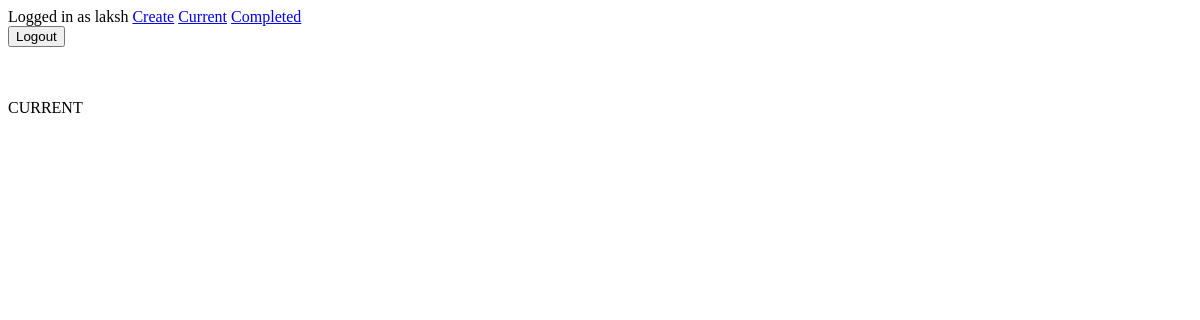
Before: /current/ (signed in) with the older database file.
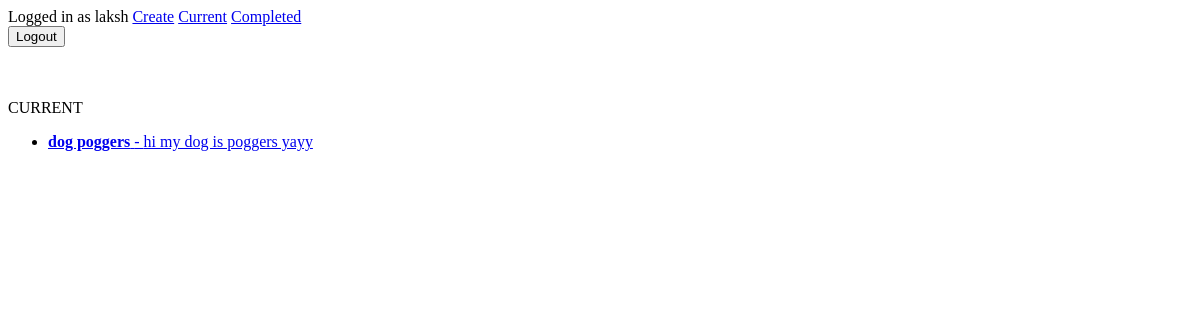
After: the same page with the newer database file.
### todo/models.py (models this page shows, shortened)
class Todo(models.Model):
	title = models.CharField(max_length= 100)
	memeo = models.TextField(blank= True)
	created = models.DateTimeField(auto_now_add = True)
	datecompleted =models.DateTimeField(null = True, blank = True)
	important = models.BooleanField(default=False)
	user = models.ForeignKey(User, on_delete= models.CASCADE)

### todo/views.py (the view)
# urls.py: path('current/',views.currenttodos,name ='currenttodos'),
@login_required
def currenttodos(request):
	todos = Todo.objects.filter(user=request.user, datecompleted__isnull=True)
	return render(request,'todo/currenttodos.html', {'todos':todos})

### todo/templates/todo/currenttodos.html
{% extends 'todo/base.html' %}
{% block content %}
CURRENT
<ul>
	{% for todo in todos %}
	<li>
		<a href="{% url 'viewtodo' todo.id %}">
		{% if todo.important  %}<b>{% endif %}{{todo.title}}{% if todo.important  %}{% endif %}</b>
		{% if todo.memeo %}- {{ todo.memeo}}{% endif %}
		</a>
	</li>
	{% endfor %}
</ul>
{% endblock %}

### todo/templates/todo/base.html (shortened to what this page needs)
{% if user.is_authenticated %}
Logged in as {{ user.username }}
<a href= "{% url 'createtodo' %}">Create</a>
<a href= "{% url 'currenttodos' %}">Current</a>
<a href= "{% url 'completedtodo' %}">Completed</a>
<form action="{% url 'logoutuser' %}" method = "POST" >
<button type="submit">Logout</button>
</form>
{% else %}
<a href = "{% url 'signupuser' %}">Sign up</a>
<a href = "{% url 'loginusers' %}">Login </a>
{% endif %}
{% block content %}{% endblock %}

Changed rows visible on the page:
added Todo: title "dog poggers", memeo "hi my dog is poggers yayy"
